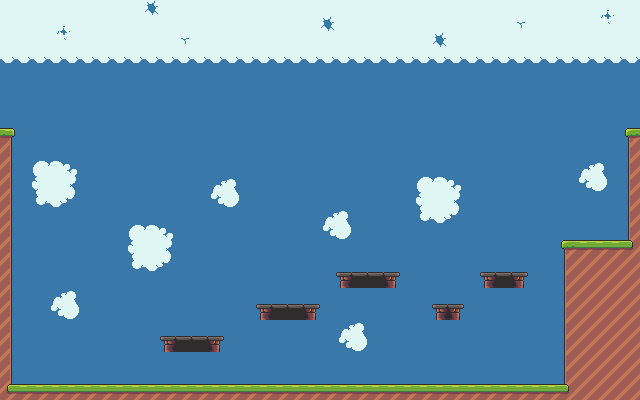

Rendered tile map (Tiled .tmx) drawn with the repository's tilesets; below, a short description and the map source with its tile grids summarised:
An orthogonal 40x25 tile map with 16x16 px tiles, 4 tile layers (SkyLayer, CloudLayer, GroundVisuals, TopCloudLayer), 1 hidden layer not drawn, 2 tilesets.

<map version="1.10" tiledversion="1.10.2" orientation="orthogonal" renderorder="right-down" width="40" height="25" tilewidth="16" tileheight="16" infinite="0" nextlayerid="13" nextobjectid="1">
 <tileset firstgid="1" source="../../StandardTileset.tsx" />
 <tileset firstgid="1025" source="../../Art.tsx" />
 <layer id="3" name="SkyLayer" width="40" height="25">
  <data>[1000 cells, 1000 non-empty, 1 distinct tile ids]</data>
 </layer>
 <layer id="4" name="CloudLayer" width="40" height="25" parallaxx="0.3" parallaxy="0.3">
  <data>[1000 cells, 47 non-empty, 13 distinct tile ids]</data>
 </layer>
 <layer id="1" name="GameplayLayer" width="40" height="25" visible="0" tintcolor="#ffffff">
  <data>[1000 cells, 125 non-empty, 1 distinct tile ids]</data>
 </layer>
 <layer id="2" name="GroundVisuals" width="40" height="25">
  <data>[1000 cells, 125 non-empty, 11 distinct tile ids]</data>
 </layer>
 <layer id="12" name="TopCloudLayer" width="40" height="25" parallaxx="0.1" parallaxy="0.1">
  <data>[1000 cells, 160 non-empty, 8 distinct tile ids]</data>
 </layer>
</map>
